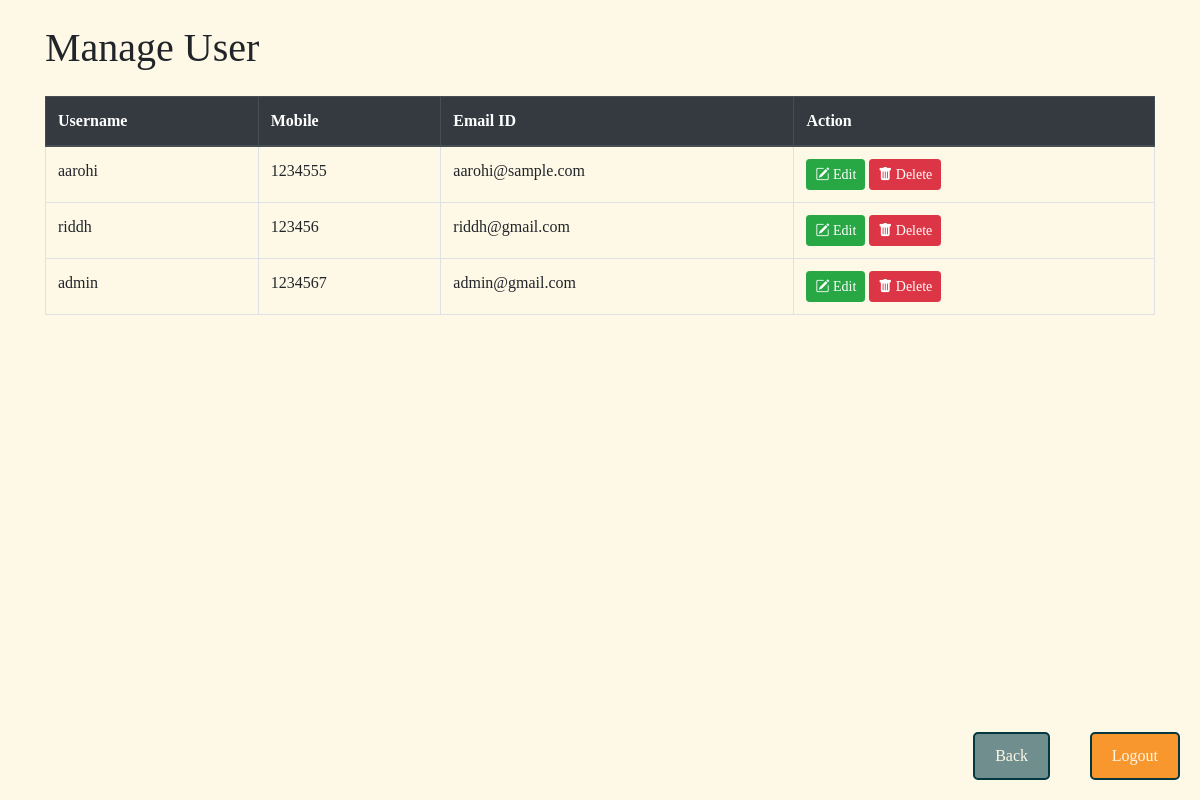
The app's page /admin/manageusers.php with its own data.
### tables this page shows
CREATE TABLE IF NOT EXISTS `user` (
  `id` int NOT NULL AUTO_INCREMENT,
  `username` varchar(30) NOT NULL,
  `mobile` varchar(30) NOT NULL,
  `email` varchar(30) NOT NULL,
  `password` varchar(100) NOT NULL,
  PRIMARY KEY (`id`)
);

### admin/manageusers.php (the view, shortened to what this page needs)
<?php
include("../dbconnect.php");
$qry = "SELECT * FROM user";
$result = mysqli_query($connect, $qry);
?>
<!DOCTYPE html>
<html lang="en">
<head>
    <link rel="stylesheet" href="https://cdn.jsdelivr.net/npm/bootstrap@4.6.2/dist/css/bootstrap.min.css" />
    <link rel="stylesheet" href="https://cdnjs.cloudflare.com/ajax/libs/bootstrap-icons/1.5.0/font/bootstrap-icons.min.css" />
</head>
<body>
    <div class="container">
        <h1 class="my-4">Manage User</h1>
        <table class="table table-bordered">
            <thead class="thead-dark">
                <tr>
                    <th>Username</th>
                    <th>Mobile</th>
                    <th>Email ID</th>
                    <th>Action</th>
                </tr>
            </thead>
            <tbody>
            <?php
            while ($data = mysqli_fetch_assoc($result)) {
            ?>
                <tr>
                    <td><?php echo htmlspecialchars($data['username']); ?></td>
                    <td><?php echo htmlspecialchars($data['mobile']); ?></td>
                    <td><?php echo htmlspecialchars($data['email']); ?></td>
                    <td>
                        <a href="editprof.php?id=<?php echo $data['id']; ?>" class="btn btn-success btn-sm"><i class="bi bi-pencil-square"></i> Edit</a>
                        <a href="deleteprofile.php?id=<?php echo $data['id']; ?>" class="btn btn-danger btn-sm" onclick="return confirm('Are you sure you want to delete this user?');"><i class="bi bi-trash-fill"></i> Delete</a>
                    </td>
                </tr>
            <?php
            }
            ?>
            </tbody>
        </table>
    </div>
    <a href="adminpage.php" class="btn btn-back">Back</a>
    <a href="../logout.php" class="btn btn-logout">Logout</a>
</body>
</html>

### admin/manageusers.php (style rules this page uses)
body { background-color: #FEF8E6; font-family: Georgia, 'Times New Roman', Times, serif; }
.container { margin-top: 20px; }
.btn-logout { position: fixed; bottom: 20px; right: 20px; background-color: #F9972F; padding: 10px 20px; font-size: 16px; border-radius: 5px; border: 2px solid #03383F; color: #FEF8E6; text-decoration: none; transition: background-color 0.3s, color 0.3s; }
.btn-back { position: fixed; bottom: 20px; right: 150px; background-color: #708E8E; padding: 10px 20px; font-size: 16px; border-radius: 5px; border: 2px solid #03383F; color: #FEF8E6; text-decoration: none; transition: background-color 0.3s, color 0.3s; }

### records on screen
user: username "aarohi", mobile "1234555", email "aarohi@sample.com"
user: username "riddh", mobile "123456", email "riddh@gmail.com"
user: username "admin", mobile "1234567", email "admin@gmail.com"
